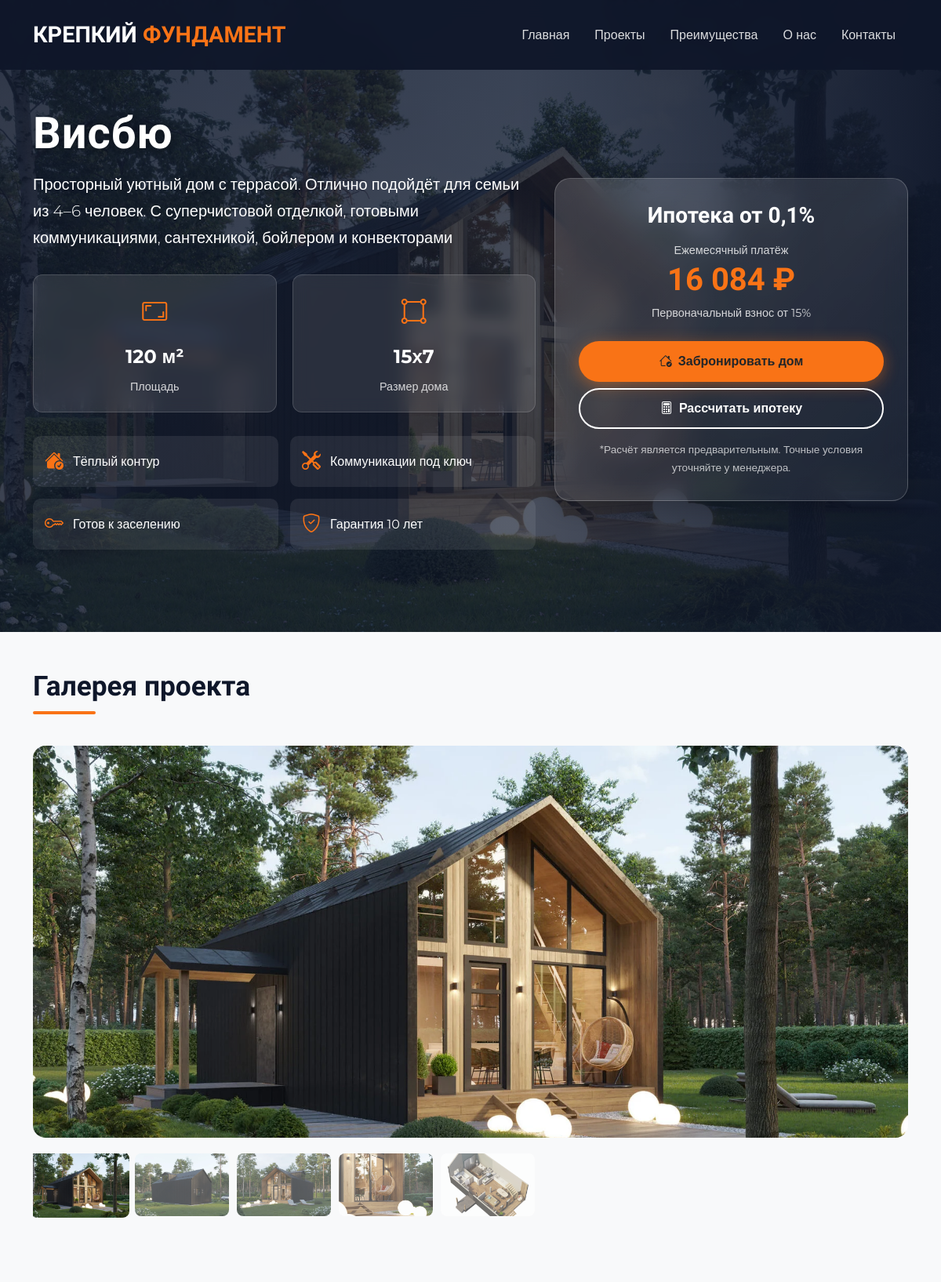
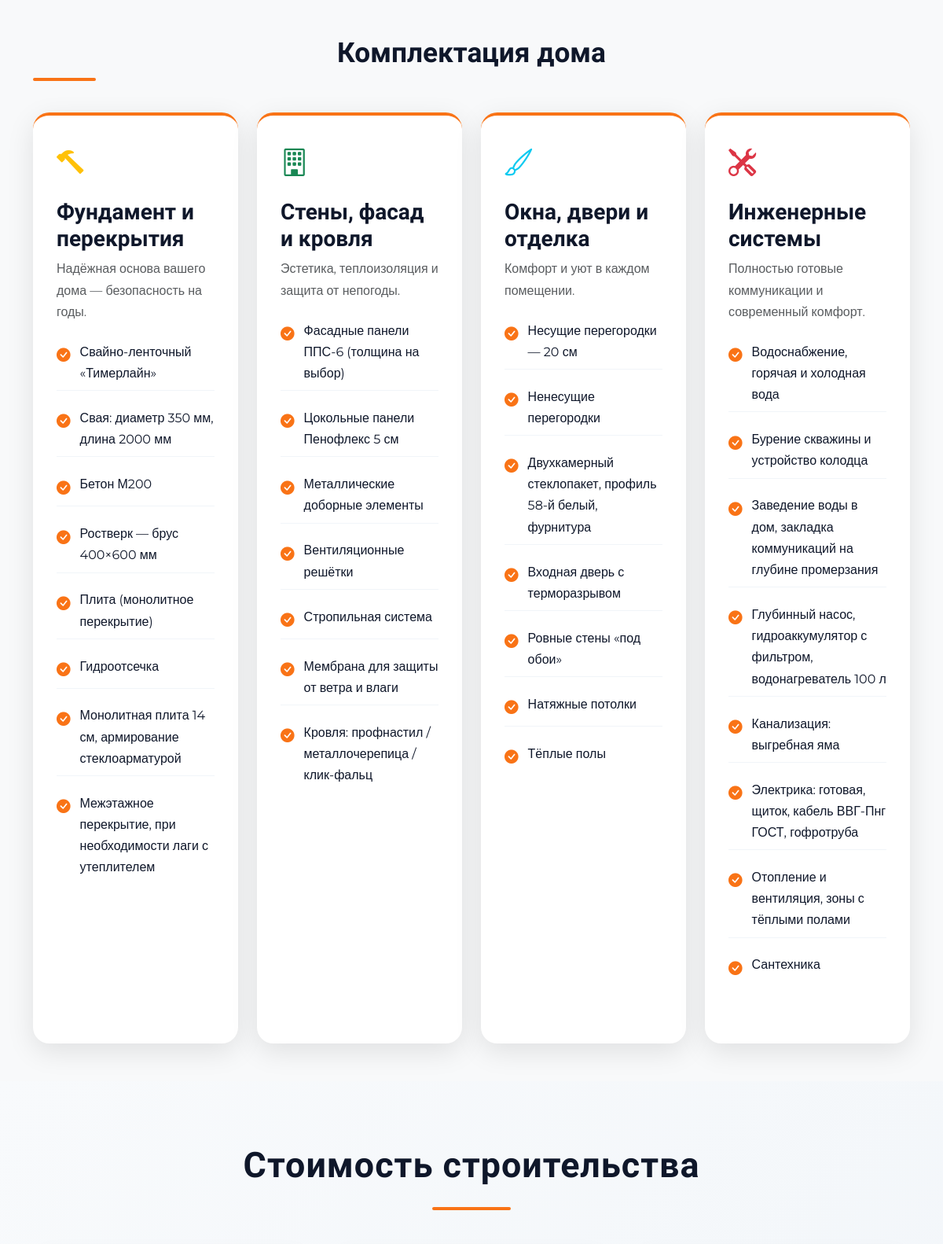
The page /details/1 (upper part) on the database its author committed (2 pictures, top to bottom).
### app/models.py (models this page shows, shortened)
class Project(db.Model):
    __tablename__ = "projects"
    id = db.Column(db.Integer, primary_key=True)
    title = db.Column(db.String(100), unique=True, nullable=False)
    slug = db.Column(db.String(100), unique=True, nullable=False)
    description = db.Column(db.Text)
    square = db.Column(db.Integer, nullable=False)
    size = db.Column(db.String(15), nullable=False)
    price_base = db.Column(db.Integer, nullable=False)
    price_with_communications = db.Column(db.Integer)
    price_ready = db.Column(db.Integer)
    mortgage_price_per_month = db.Column(db.Integer)
    images_directory_path = db.Column(db.String(300), nullable=False)
    images = db.relationship(
        "ProjectImages",
        back_populates="project",
        cascade="all, delete-orphan",
        lazy="dynamic"
    )

class ProjectImages(db.Model):
    __tablename__ = "project_images"
    id = db.Column(db.Integer, primary_key=True)
    filename = db.Column(db.String(100), nullable=False)
    project_id = db.Column(
        db.Integer,
        db.ForeignKey(Project.id, ondelete="CASCADE"),
        nullable=False,
    )
    project = db.relationship("Project", back_populates="images")
    @property
    def url(self):
        return os.path.join('uploads', self.project.slug, self.filename)

### app/routes.py (the view)
@main_bp.route('/details/<int:id>')
def details(id):
    project = Project.query.get(id)
    projects = Project.query.all()
    return render_template('project_details.html', project=project, projects=projects)

### app/templates/project_details.html (shortened to what this page needs)
<!DOCTYPE html>
<html lang="ru">
    <head>
        <link href="https://cdn.jsdelivr.net/npm/bootstrap@5.3.2/dist/css/bootstrap.min.css" rel="stylesheet" />
        <link href="https://cdn.jsdelivr.net/npm/bootstrap-icons@1.11.1/font/bootstrap-icons.css" rel="stylesheet" />
        <link href="https://unpkg.com/aos@2.3.1/dist/aos.css" rel="stylesheet" />
    </head>
    <body>
        <nav class="navbar navbar-expand-lg fixed-top">
            <div class="container">
                <a class="navbar-brand" href="{{ url_for('main.index') }}">КРЕПКИЙ <span>ФУНДАМЕНТ</span></a>
                <div class="collapse navbar-collapse" id="navbarNav">
                    <ul class="navbar-nav ms-auto">
                        <li class="nav-item"><a class="nav-link" href="{{ url_for('main.index') }}#home">Главная</a></li>
                        <li class="nav-item"><a class="nav-link" href="{{ url_for('main.index') }}#gallery">Проекты</a></li>
                        <li class="nav-item"><a class="nav-link" href="{{ url_for('main.index') }}#features">Преимущества</a></li>
                        <li class="nav-item"><a class="nav-link" href="{{ url_for('main.index') }}#stats">О нас</a></li>
                        <li class="nav-item"><a class="nav-link" href="{{ url_for('main.index') }}#contact">Контакты</a></li>
                    </ul>
                </div>
            </div>
        </nav>
        <section class="project-hero">
            <div class="container position-relative" style="z-index: 2;">
                <div class="row align-items-center">
                    <div class="col-lg-7" data-aos="fade-right">
                        <h1 class="project-title">{{ project.title }}</h1>
                        {% if project.description %}
                        <p class="lead opacity-90 mb-4">{{ project.description }}</p>
                        {% endif %}
                        <div class="specs-grid">
                            <div class="spec-item" data-aos="fade-up" data-aos-delay="100">
                                <div class="spec-icon">
                                    <i class="bi bi-aspect-ratio"></i>
                                </div>
                                <div class="spec-value">{{ project.square }} м²</div>
                                <div class="spec-label">Площадь</div>
                            </div>
                            <div class="spec-item" data-aos="fade-up" data-aos-delay="200">
                                <div class="spec-icon">
                                    <i class="bi bi-bounding-box-circles"></i>
                                </div>
                                <div class="spec-value">{{ project.size }}</div>
                                <div class="spec-label">Размер дома</div>
                            </div>
                        </div>
                        <div class="advantages-grid" data-aos="fade-up" data-aos-delay="500">
                            <div class="advantage-item">
                                <div class="advantage-icon">
                                    <i class="bi bi-house-check-fill"></i>
                                </div>
                                <span>Тёплый контур</span>
                            </div>
                            <div class="advantage-item">
                                <div class="advantage-icon">
                                    <i class="bi bi-tools"></i>
                                </div>
                                <span>Коммуникации под ключ</span>
                            </div>
                            <div class="advantage-item">
                                <div class="advantage-icon">
                                    <i class="bi bi-key"></i>
                                </div>
                                <span>Готов к заселению</span>
                            </div>
                            <div class="advantage-item">
                                <div class="advantage-icon">
                                    <i class="bi bi-shield-check"></i>
                                </div>
                                <span>Гарантия 10 лет</span>
                            </div>
                        </div>
                    </div>
                    <div class="col-lg-5" data-aos="fade-left" data-aos-delay="300">
                        <div class="mortgage-card">
                            <div class="text-center mb-4">
                                <h3 class="mb-3">Ипотека от 0,1%</h3>
                                <div class="mortgage-label">Ежемесячный платёж</div>
                                <div class="mortgage-amount">
                                    {{ "{:,}".format(project.mortgage_price_per_month).replace(',', ' ') }} ₽
                                </div>
                                <div class="mortgage-label">Первоначальный взнос от 15%</div>
                            </div>
                            <div class="d-grid gap-2">
                                <button class="btn btn-primary-custom">
                                <i class="bi bi-house-check me-2"></i>Забронировать дом
                                </button>
                                <button class="btn btn-outline-custom border-white text-white">
                                <i class="bi bi-calculator me-2"></i>Рассчитать ипотеку
                                </button>
                            </div>
                            <div class="mortgage-note text-center">
                                *Расчёт является предварительным. Точные условия уточняйте у менеджера.
                            </div>
                        </div>
                    </div>
                </div>
            </div>
        </section>
        <section class="py-5 bg-light">
            <div class="container">
                <h2 class="section-title" data-aos="fade-up">Галерея проекта</h2>
                <div class="row">
                    <div class="col-12 mb-4">
                        <div class="gallery-main" data-aos="fade-up">
                            <img id="mainImage" src="{{ url_for('static', filename=project.images.first().url) }}" alt="{{ project.title }}">
                        </div>
                        <div class="gallery-thumbnails">
                            {% for image in project.images %}
                            <div class="gallery-thumb {% if loop.first %}active{% endif %}"
                                onclick="changeImage('{{ url_for('static', filename=image.url) }}', this)">
                                <img src="{{ url_for('static', filename=image.url) }}" alt="{{ project.title }} - фото {{ loop.index }}">
                            </div>
                            {% endfor %}
                        </div>
                    </div>
                </div>
            </div>
        </section>
        <section class="py-5 bg-light">
            <div class="container">
                <h2 class="section-title text-center" data-aos="fade-up">Комплектация дома</h2>
                <div class="row g-4">
                    <div class="col-md-6 col-lg-3" data-aos="fade-up" data-aos-delay="100">
                        <div class="specs-card">
                            <div class="specs-icon text-warning"><i class="bi bi-hammer"></i></div>
                            <h3>Фундамент и перекрытия</h3>
                            <p class="text-muted">Надёжная основа вашего дома — безопасность на годы.</p>
                            <ul class="specs-list">
                                <li><i class="bi bi-check-circle-fill"></i> Свайно-ленточный «Тимерлайн»</li>
                                <li><i class="bi bi-check-circle-fill"></i> Свая: диаметр 350 мм, длина 2000 мм</li>
                                <li><i class="bi bi-check-circle-fill"></i> Бетон М200</li>
                                <li><i class="bi bi-check-circle-fill"></i> Ростверк — брус 400×600 мм</li>
                                <li><i class="bi bi-check-circle-fill"></i> Плита (монолитное перекрытие)</li>
                                <li><i class="bi bi-check-circle-fill"></i> Гидроотсечка</li>
                                <li><i class="bi bi-check-circle-fill"></i> Монолитная плита 14 см, армирование стеклоарматурой</li>
                                <li><i class="bi bi-check-circle-fill"></i> Межэтажное перекрытие, при необходимости лаги с утеплителем</li>
                            </ul>
                        </div>
                    </div>
                    <div class="col-md-6 col-lg-3" data-aos="fade-up" data-aos-delay="200">
                        <div class="specs-card">
                            <div class="specs-icon text-success"><i class="bi bi-building"></i></div>
                            <h3>Стены, фасад и кровля</h3>
                            <p class="text-muted">Эстетика, теплоизоляция и защита от непогоды.</p>
                            <ul class="specs-list">
                                <li><i class="bi bi-check-circle-fill"></i> Фасадные панели ППС-6 (толщина на выбор)</li>
                                <li><i class="bi bi-check-circle-fill"></i> Цокольные панели Пенофлекс 5 см</li>
                                <li><i class="bi bi-check-circle-fill"></i> Металлические доборные элементы</li>
                                <li><i class="bi bi-check-circle-fill"></i> Вентиляционные решётки</li>
                                <li><i class="bi bi-check-circle-fill"></i> Стропильная система</li>
                                <li><i class="bi bi-check-circle-fill"></i> Мембрана для защиты от ветра и влаги</li>
                                <li><i class="bi bi-check-circle-fill"></i> Кровля: профнастил / металлочерепица / клик-фальц</li>
                            </ul>
                        </div>
                    </div>
                    <div class="col-md-6 col-lg-3" data-aos="fade-up" data-aos-delay="300">
                        <div class="specs-card">
                            <div class="specs-icon text-info"><i class="bi bi-brush"></i></div>
                            <h3>Окна, двери и отделка</h3>
                            <p class="text-muted">Комфорт и уют в каждом помещении.</p>
                            <ul class="specs-list">
                                <li><i class="bi bi-check-circle-fill"></i> Несущие перегородки — 20 см</li>
                                <li><i class="bi bi-check-circle-fill"></i> Ненесущие перегородки</li>
                                <li><i class="bi bi-check-circle-fill"></i> Двухкамерный стеклопакет, профиль 58-й белый, фурнитура</li>
                                <li><i class="bi bi-check-circle-fill"></i> Входная дверь с терморазрывом</li>
                                <li><i class="bi bi-check-circle-fill"></i> Ровные стены «под обои»</li>
                                <li><i class="bi bi-check-circle-fill"></i> Натяжные потолки</li>
                                <li><i class="bi bi-check-circle-fill"></i> Тёплые полы</li>
                            </ul>
                        </div>
                    </div>
                    <div class="col-md-6 col-lg-3" data-aos="fade-up" data-aos-delay="400">
                        <div class="specs-card">
                            <div class="specs-icon text-danger"><i class="bi bi-tools"></i></div>
                            <h3>Инженерные системы</h3>
                            <p class="text-muted">Полностью готовые коммуникации и современный комфорт.</p>
                            <ul class="specs-list">
                                <li><i class="bi bi-check-circle-fill"></i> Водоснабжение, горячая и холодная вода</li>
                                <li><i class="bi bi-check-circle-fill"></i> Бурение скважины и устройство колодца</li>
                                <li><i class="bi bi-check-circle-fill"></i> Заведение воды в дом, закладка коммуникаций на глубине промерзания</li>
                                <li><i class="bi bi-check-circle-fill"></i> Глубинный насос, гидроаккумулятор с фильтром, водонагреватель 100 л</li>
                                <li><i class="bi bi-check-circle-fill"></i> Канализация: выгребная яма</li>
                                <li><i class="bi bi-check-circle-fill"></i> Электрика: готовая, щиток, кабель ВВГ-Пнг ГОСТ, гофротруба</li>
                                <li><i class="bi bi-check-circle-fill"></i> Отопление и вентиляция, зоны с тёплыми полами</li>
                                <li><i class="bi bi-check-circle-fill"></i> Сантехника</li>
                            </ul>
                        </div>
                    </div>
                </div>
            </div>
        </section>
        <section class="price-section">
            <div class="container">
            <h2 class="section-title" data-aos="fade-up">Стоимость строительства</h2>
        </section>
    </body>
</html>

### rows shown on the page
Project: title "Висбю", description "Просторный уютный дом с террасой. Отлично подойдёт для семьи из 4–6 человек. С суперчистовой отделкой, готовыми коммуникациями, сантехникой, бойлером и конвекторами", square "120", size "15х7", mortgage_price_per_month "16 084", slug.filename (picture)
ProjectImages: filename.slug (picture)
ProjectImages: filename.slug (picture)
ProjectImages: filename.slug (picture)
ProjectImages: filename.slug (picture)
ProjectImages: filename.slug (picture)
